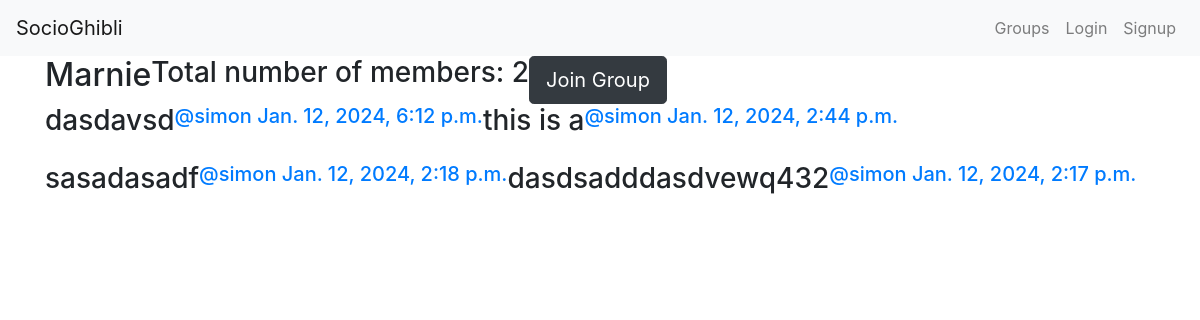
/groups/posts/in/marnie/, run on the app's committed database.
### groups/models.py (models this page shows, shortened)
class SocioGhibliGroup(models.Model):
    name = models.CharField(max_length=255, unique=True)
    slug = models.SlugField(allow_unicode=True, unique=True)
    description = models.TextField(blank=False, default='')
    description_html = models.TextField(editable=False, default='', blank=True)
    members = models.ManyToManyField(current_user, through="SocioGhibliGroupMember")
    class Meta:
        ordering = ["name"]

### posts/models.py (models this page shows, shortened)
class SocioGhibliPost(models.Model):
    user = models.ForeignKey(current_user, related_name="posts", on_delete=models.CASCADE)
    created_at = models.DateTimeField(auto_now=True)
    message = models.TextField()
    message_html = models.TextField(editable=False)
    group = models.ForeignKey(SocioGhibliGroup, related_name="posts", null=True, blank=True, on_delete=models.CASCADE)
    class Meta:
        ordering = ["-created_at"]
        unique_together = ["user", "message"]

### groups/views.py (the view)
# urls.py: path("posts/in/<slug>/", views.SingleSocioGhibliGroupView.as_view(), name="single"),
class SingleSocioGhibliGroupView(DetailView):
    model = SocioGhibliGroup
    context_object_name = "group"
    template_name  = "groups/group_detail.html"

### groups/templates/groups/group_detail.html (shortened to what this page needs)
{% extends "groups/group_base.html" %}
{% block pregroup %}
 <h2> {{group.name}}</h2>
 <h3> Total number of members: {{ group.members.count }}</h3>
 <div class="content">
    {% if user in group.members.all %}
        <a href="{% url 'groups:leave' slug=group.slug %}" class="btn btn-lg btn-warning">
            <span class="glyphicon glyphicon-remove-cirlcle">
                Leave
            </span>
        </a>
    {% else %}
    <a href="{% url 'groups:join' slug=group.slug %}" class="btn btn-lg btn-dark">
        <span class="glyphicon glyphicon-ok-cirlcle">
            Join Group
        </span>
    </a>
    {% endif %}
 </div>
{% endblock %}
{% block group_content %}
    {% if group.posts.count == 0 %}
     <h2> No posts yet!</h2>
    {% else %}
        {% for post in group.posts.all %}
            {% include "posts/_post.html" with post=post hide_delete=True %}
        {% endfor %}
    {% endif %}
{% endblock %}

### posts/templates/posts/_post.html (shortened to what this page needs)
<div class="post media">
    <h3> {{ post.message_html|safe }} </h3>
    <div class="media-body">
        <h5 class="media-heading">
            <span class="username">
                <a href="{% url 'posts:for_user' username=post.user.username%}">@{{post.user.username}}</a>
            </span>
            <time class="time">
                <a href="{% url 'posts:single' username=post.user.username pk=post.pk %}">{{post.created_at}}</a>
            </time>
        </h5>
    </div>
</div>

### data on the page
SocioGhibliGroup: name "Marnie", members.count "2"
SocioGhibliPost: message_html "dasdavsd", user.username "simon", created_at "Jan. 12, 2024, 6:12 p.m."
SocioGhibliPost: message_html "this is a", user.username "simon", created_at "Jan. 12, 2024, 2:44 p.m."
SocioGhibliPost: message_html "sasadasadf", user.username "simon", created_at "Jan. 12, 2024, 2:18 p.m."
SocioGhibliPost: message_html "dasdsadddasdvewq432", user.username "simon", created_at "Jan. 12, 2024, 2:17 p.m."
